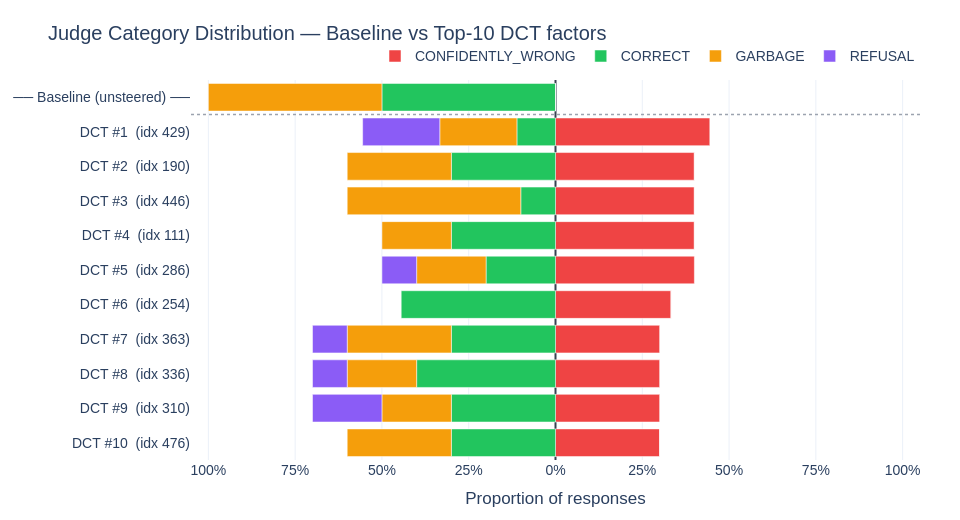

Notebook code cell kept with this figure:
### Code cell
if "judge_category" in df_judge.columns:
    # ── Colour palette ─────────────────────────────────────────────────────────
    CAT_COLORS = {
        "CONFIDENTLY_WRONG": "#EF4444",  # red  → right side
        "CORRECT":           "#22C55E",  # green
        "GARBAGE":           "#F59E0B",  # amber
        "REFUSAL":           "#8B5CF6",  # purple
    }
    LEFT_CATS = ["CORRECT", "GARBAGE", "REFUSAL"]  # stacked on left
    ALL_CATS  = list(CAT_COLORS.keys())

    def cat_dist(df_sub):
        vc = df_sub["judge_category"].value_counts(normalize=True)
        return {c: float(vc.get(c, 0.0)) for c in ALL_CATS}

    # Baseline (unsteered, factor_idx == -1) + top-10 factors
    baseline_dist = cat_dist(df_judge[df_judge["factor_idx"] == -1])
    top10_idx     = mean_deltas.head(10).index.tolist()
    factor_dists  = [cat_dist(steered[steered["factor_idx"] == idx]) for idx in top10_idx]

    # Row labels — baseline at top, top-10 below
    # (plotly draws horizontal bars bottom-to-top, so reverse so DCT #10 is at the bottom)
    row_labels = (
        [f"DCT #{i+1}  (idx {idx})" for i, idx in enumerate(top10_idx)][::-1]
        + ["── Baseline (unsteered) ──"]
    )
    all_dists = factor_dists[::-1] + [baseline_dist]

    tick_vals = [-1.0, -0.75, -0.5, -0.25, 0, 0.25, 0.5, 0.75, 1.0]
    tick_text = ["100%", "75%",  "50%", "25%", "0%", "25%", "50%", "75%", "100%"]

    fig = go.Figure()

    # Right side: CONFIDENTLY_WRONG
    fig.add_trace(go.Bar(
        y=row_labels,
        x=[d["CONFIDENTLY_WRONG"] for d in all_dists],
        orientation="h",
        name="CONFIDENTLY_WRONG",
        marker_color=CAT_COLORS["CONFIDENTLY_WRONG"],
        hovertemplate="%{y}<br>CONFIDENTLY_WRONG: %{x:.1%}<extra></extra>",
    ))

    # Left side: other categories stacked (negative x, real value in customdata)
    for cat in LEFT_CATS:
        fig.add_trace(go.Bar(
            y=row_labels,
            x=[-d[cat] for d in all_dists],
            orientation="h",
            name=cat,
            marker_color=CAT_COLORS[cat],
            customdata=[d[cat] for d in all_dists],
            hovertemplate="%{y}<br>" + cat + ": %{customdata:.1%}<extra></extra>",
        ))

    # Separator line between baseline row (index 10) and DCT #1 row (index 9)
    fig.add_shape(
        type="line",
        xref="paper", x0=0, x1=1,
        yref="y", y0=9.5, y1=9.5,
        line=dict(color="#9CA3AF", width=1.5, dash="dot"),
    )

    layout = {**PLOT_BASE}
    layout["legend"] = dict(orientation="h", yanchor="bottom", y=1.02, xanchor="right", x=1)
    fig.update_layout(
        **layout,
        barmode="relative",
        title=(
            "Judge Category Distribution — Baseline vs Top-10 DCT factors<br>"
        ),
        xaxis=dict(
            title="Proportion of responses",
            tickvals=tick_vals,
            ticktext=tick_text,
            range=[-1.05, 1.05],
            zeroline=True,
            zerolinecolor="#374151",
            zerolinewidth=2,
        ),
        height=520,
        width=960,
    )
    fig.show()
    save_fig(fig, "judge_category_butterfly")

### Figure 1 — Plotly figure (JSON) as saved in the notebook; plotly's stock layout.template omitted (floating-point values rounded to 4 significant figures)
{"data": [{"hovertemplate": "%{y}<br>CONFIDENTLY_WRONG: %{x:.1%}<extra></extra>", "marker": {"color": "#EF4444"}, "name": "CONFIDENTLY_WRONG", "orientation": "h", "type": "bar", "x": [0.3, 0.3, 0.3, 0.3, 0.3333, 0.4, 0.4, 0.4, 0.4, 0.4444, 0], "y": ["DCT #10  (idx 476)", "DCT #9  (idx 310)", "DCT #8  (idx 336)", "DCT #7  (idx 363)", "DCT #6  (idx 254)", "DCT #5  (idx 286)", "DCT #4  (idx 111)", "DCT #3  (idx 446)", "DCT #2  (idx 190)", "DCT #1  (idx 429)", "── Baseline (unsteered) ──"]}, {"customdata": [0.3, 0.3, 0.4, 0.3, 0.4444, 0.2, 0.3, 0.1, 0.3, 0.1111, 0.5], "hovertemplate": "%{y}<br>CORRECT: %{customdata:.1%}<extra></extra>", "marker": {"color": "#22C55E"}, "name": "CORRECT", "orientation": "h", "type": "bar", "x": [-0.3, -0.3, -0.4, -0.3, -0.4444, -0.2, -0.3, -0.1, -0.3, -0.1111, -0.5], "y": ["DCT #10  (idx 476)", "DCT #9  (idx 310)", "DCT #8  (idx 336)", "DCT #7  (idx 363)", "DCT #6  (idx 254)", "DCT #5  (idx 286)", "DCT #4  (idx 111)", "DCT #3  (idx 446)", "DCT #2  (idx 190)", "DCT #1  (idx 429)", "── Baseline (unsteered) ──"]}, {"customdata": [0.3, 0.2, 0.2, 0.3, 0, 0.2, 0.2, 0.5, 0.3, 0.2222, 0.5], "hovertemplate": "%{y}<br>GARBAGE: %{customdata:.1%}<extra></extra>", "marker": {"color": "#F59E0B"}, "name": "GARBAGE", "orientation": "h", "type": "bar", "x": [-0.3, -0.2, -0.2, -0.3, 0, -0.2, -0.2, -0.5, -0.3, -0.2222, -0.5], "y": ["DCT #10  (idx 476)", "DCT #9  (idx 310)", "DCT #8  (idx 336)", "DCT #7  (idx 363)", "DCT #6  (idx 254)", "DCT #5  (idx 286)", "DCT #4  (idx 111)", "DCT #3  (idx 446)", "DCT #2  (idx 190)", "DCT #1  (idx 429)", "── Baseline (unsteered) ──"]}, {"customdata": [0, 0.2, 0.1, 0.1, 0, 0.1, 0, 0, 0, 0.2222, 0], "hovertemplate": "%{y}<br>REFUSAL: %{customdata:.1%}<extra></extra>", "marker": {"color": "#8B5CF6"}, "name": "REFUSAL", "orientation": "h", "type": "bar", "x": [0, -0.2, -0.1, -0.1, 0, -0.1, 0, 0, 0, -0.2222, 0], "y": ["DCT #10  (idx 476)", "DCT #9  (idx 310)", "DCT #8  (idx 336)", "DCT #7  (idx 363)", "DCT #6  (idx 254)", "DCT #5  (idx 286)", "DCT #4  (idx 111)", "DCT #3  (idx 446)", "DCT #2  (idx 190)", "DCT #1  (idx 429)", "── Baseline (unsteered) ──"]}], "layout": {"barmode": "relative", "font": {"family": "Arial, sans-serif", "size": 14}, "height": 520, "legend": {"orientation": "h", "x": 1, "xanchor": "right", "y": 1.02, "yanchor": "bottom"}, "margin": {"b": 60, "l": 70, "r": 40, "t": 80}, "shapes": [{"line": {"color": "#9CA3AF", "dash": "dot", "width": 1.5}, "type": "line", "x0": 0, "x1": 1, "xref": "paper", "y0": 9.5, "y1": 9.5, "yref": "y"}], "title": {"text": "Judge Category Distribution — Baseline vs Top-10 DCT factors<br>"}, "width": 960, "xaxis": {"range": [-1.05, 1.05], "ticktext": ["100%", "75%", "50%", "25%", "0%", "25%", "50%", "75%", "100%"], "tickvals": [-1, -0.75, -0.5, -0.25, 0, 0.25, 0.5, 0.75, 1], "title": {"text": "Proportion of responses"}, "zeroline": true, "zerolinecolor": "#374151", "zerolinewidth": 2}}}
